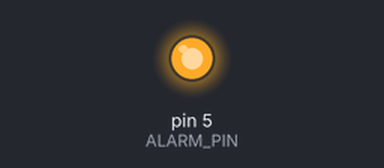
The sketch below on a simulated Arduino Uno, built with avr-gcc and run on an emulated ATmega328P. Parts: output pins drawn as LEDs (lit = HIGH).

Above: at 0.15 s.
Timing chart, 0 to 43.0 s (numbered marks = the images above):
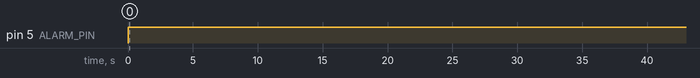

The sketch:

dooralarm.ino
```cpp
/*
 * Door alarm by cone
 * Power is applied to nodemcu when the door is opened. When this happens it should:
 * - Chirp every two minutes, for 30 mins as a reminder that the door is open
 * - Alarm after 30 minutes. Each alarm cycle is: on for 30s, off for 3 for maximum annoy
 * - After > 60 iterations of this, return to a longer chirp to reduce noise pollution risk in case of failure of switch when noone is in.
 *
 * TODO: MQTT can be integrated with init for door open, and a last will and testament for when power is removed.
 * TODO: LEDs for maximum shine
 */

const int ALARM_PIN = 5; //Pin the alarm is connected to
const int GRACE_PERIOD = 1800000; //How long can the door be opened for until the alarm goes off
const int CHIRP_PERIOD = 120000; //How often should the alarm chirp when the door is first opened?

long startMillis = 0;
long startChirpMillis = 0;

int alarmFlag = 0;
int alarmCount = 0;


void setup() {
  pinMode(ALARM_PIN, OUTPUT);
  startMillis = millis(); //START THE CLOCK
  chirp(); //Indicate the alarm is working when opened
}

/*
 * Produces a single chirp.
 * Realistic minimum time is 100ms due to the sounder circuitry.
 */
void chirp() {
    digitalWrite(ALARM_PIN, HIGH);
    delay(100);
    digitalWrite(ALARM_PIN, LOW);
}

// the loop function runs over and over again forever
void loop() {
  long currentMillis = millis();

  if(alarmFlag == 1){
    /*
     * GRACE PERIOD HAS BEEN PASSED
     */
    if(alarmCount > 60){
      /*
       * Prevent noise pollution caused from a continually sounding alarm.
       */
      digitalWrite(ALARM_PIN, HIGH);
      delay(500);
      digitalWrite(ALARM_PIN, LOW);
      delay(60000);
    }else{
      alarmCount ++;
      digitalWrite(ALARM_PIN, HIGH);
      delay(30000);
      digitalWrite(ALARM_PIN, LOW);
      delay(3000);
    }

  }else{
    /**
     * In the grace period - chirp when neded and keep track of timer for alarm
     */

     //If we have passed the grace period, set alarm flag to true
    if(currentMillis - startMillis >= GRACE_PERIOD) {
      alarmFlag = 1;
      startMillis = currentMillis;
    }

    //chirp
    if(currentMillis - startChirpMillis >= CHIRP_PERIOD) {
      chirp();
      startChirpMillis = currentMillis;
    }
  }


}
```

Measured:
- by itself, pin 5 (ALARM_PIN): HIGH → LOW at 60.7 s, → HIGH 3.0 s later, → LOW 30.0 s later, → HIGH 3.0 s later, … (6 changes in this stretch)
